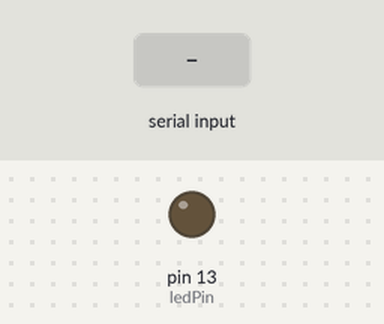
Bench run of a sketch on a simulated Arduino Uno, built with avr-gcc and run on an emulated ATmega328P. Parts: output pins drawn as LEDs (lit = HIGH). The test bench sets the inputs (shaded band).

Above: at 1.2 s.
1.3 s: "h" received over Serial
At 2.2 s:
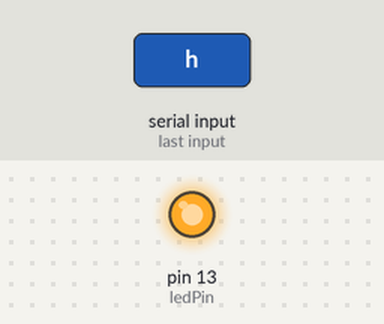
2.8 s: "l" received over Serial
At 3.3 s:
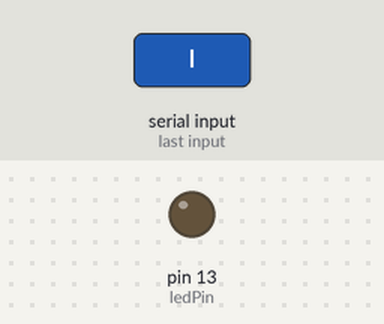
Timing chart, 0 to 5.8 s (numbered marks = the images above; inputs shaded):
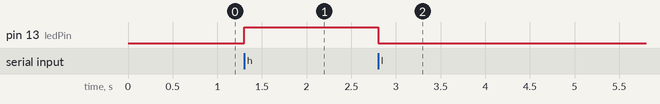

Measured:
- after the input at 1.3 s, pin 13 (ledPin): LOW → HIGH at once
- after the input at 2.8 s, pin 13 (ledPin): HIGH → LOW at once

The sketch:

RECEIVER.ino
```cpp
const int ledPin = 13;

const int leftTrack = 5;

void setup()  {
    Serial.begin(9600);
    // sometimes weird data on startup?
    Serial.flush();
    pinMode(ledPin, OUTPUT);
    pinMode(ledPin, OUTPUT);
}

void loop() {
}

void serialEvent() {
    // if 2 or more bytes available, read them together
    if (Serial.available() > 0) {

        int d = Serial.read();
        //analogWrite(leftTrack, d);


        if (d == 'h') {
            digitalWrite(ledPin, HIGH);
        } else if (d == 'l') {
            digitalWrite(ledPin, LOW);
        }
    }
}
```
